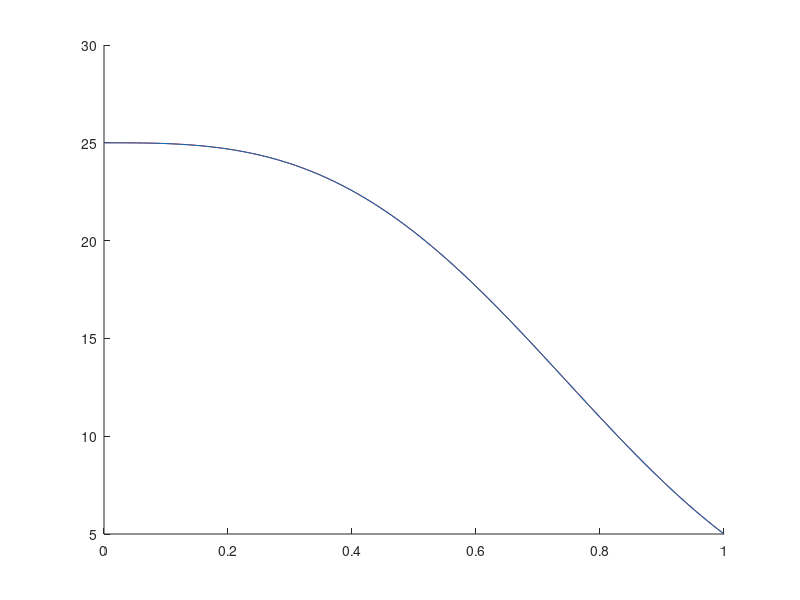
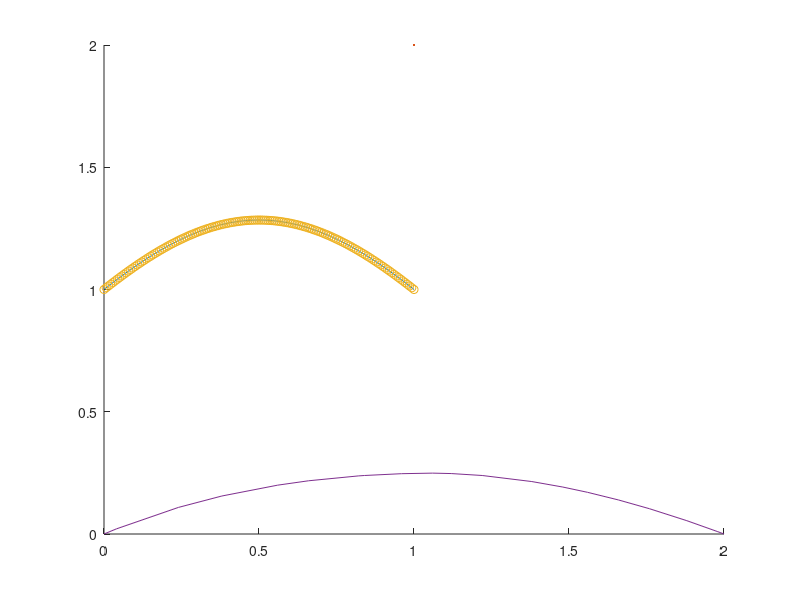

Write the MATLAB code that produced these figures, in order.
%% 1 esercizio con richiamo
clc
clear
close all

intervalli = 110;

BC = [0 -15*log(5)];

a = 0;
b = 1;

mu = 1;

h = (b-a)/intervalli;

uni = ones(intervalli+1, 1);

d = 2*mu/h.*uni;
d(1) = d(1)/2;
d(end) = d(end)/2;

d1 = -mu/h.*uni;

x = linspace(a, b, intervalli+1)';

A = spdiags([d, d1, d1], [0 1 -1], intervalli+1, intervalli+1);


gamma_f = @(x) 9.*x.^4.*log(5)^2 - 6.*x.*log(5);

xMedi = (x(2:end) + x(1:end-1))/2;

d = h/3 * (gamma_f(xMedi(1:end-1)) + gamma_f(xMedi(2:end)) );
d = [h/3*gamma_f(xMedi(1)); d; h/3*gamma_f(xMedi(end))];
d1 = h/6*gamma_f(xMedi(1:end));

A_richiamo = spdiags([d,  [0;d1], [d1;0]], [0 1 -1], intervalli+1, intervalli+1);

A_tot = A+A_richiamo;

b = zeros(length(x),1);

b(1) = b(1)-BC(1);
b(end) = b(end)+BC(end);

u = A_tot\b;

uex = @(x) 5.^(2-x.^3);

abs(u(end) - uex(1))


%% 1 test
clc
clear
close all
intervalli = 110;

BC = [0 -15*log(5)];

a = 0;
b = 1;

mu = 1;
gamma_f = @(x) 9.*x.^4.*log(5)^2 - 6.*x.*log(5);

N = intervalli+1
h = (b-a)/(N-1);
x = linspace(a,b,N)';
uni = ones(N,1);
d = 2*mu/h*uni;
d(1) = d(1)/2;
d(end) = d(end)/2;

d1 = -mu/h*uni;


A = spdiags([d, d1, d1], [0 1 -1], N, N);

xMedi = (x(2:end) + x(1:end-1))/2;

dgamma = 1/3 * (gamma_f(xMedi(1:end-1)) + gamma_f(xMedi(2:end)))*h;
dgamma = [gamma_f(xMedi(1))/3*h; dgamma; gamma_f(xMedi(end))*h/3];


dgamma1 = 1/6 * gamma_f(xMedi(1:end)) * h;

A_gamma = spdiags([dgamma, [0;dgamma1], [dgamma1;0]], [0 1 -1], N, N);

b = zeros(N, 1);

b(1) = b(1) * h/2 - BC(1);
b(end) = b(end) * h/2 + BC(2);



u = (A+A_gamma)\b;
figure
hold on

plot(x,u, "r")

u_esatta = @(x) 5.^(2-x.^3);

abs(u(end) - u_esatta(1))
plot(x, u_esatta(x))

%% 2
clc
clear
close all


f = @(x) 3.*cos(x)+ (1-x).*cos(x);

mu = 1;

a = 1;
b = 2;


x = [1 1.19 1.22 1.39 1.47 1.5 1.66 1.79 1.81 1.92 2]';

% neumann a dx
BC = [2 0];

h = diff(x);

d = mu./h(1:end-1) + mu./h(2:end);

d = [d; mu/h(end)];

% !!! fare attenzione a mettere il . !!!
d1 = -mu./h(2:end);

nodi = length(x)-1;
A = spdiags([d, [0;d1], [d1;0]], [0 1 -1], nodi, nodi);

b = f(x(2:end-1))/2 .* ((h(1:end-1) + h(2:end)));

b = [b; f(x(end)) * h(end)/2 + BC(2)];

b(1) = b(1) + mu/h(1)*BC(1);

u = [BC(1); A\b];

u(find(x==1.47))

%% 3

clc
clear
close all

mu = 1;

BC = [0 0];


f = @(x) 3.*cos(x)+ (3-x.^3).*cos(x); 

x = [0 0.39 0.4 0.61 0.82 1.09 1.23 1.41 1.69 1.9 2]';

h = diff(x);

d = mu./h(1:end-1) + mu./h(2:end);

d1 = -mu./h(2:end-1);

nodi = length(x)-2;
A = spdiags([d, [0;d1], [d1;0]], [0 1 -1], nodi, nodi);

b = f(x(2:end-1))/2 .* (h(1:end-1) + h(2:end));

u = [BC(1); A\b; BC(2)];

u(find(x==0.82))

%% 4

clc
clear
close all


mu = 1;
a = 0;
b = 2;

BC = [0 0];

f = @(x) 2.*sin(x)+sqrt(x+2).*cos(x);

x = [0 0.27 0.53 0.65 0.88 1.07 1.26 1.59 1.63 1.92 2]';

h = diff(x);

d = mu./h(1:end-1) + mu./h(2:end);

d1 = -mu./h(2:end-1);

nodi = length(x)-2;
A = spdiags([d, [0;d1], [d1;0]], [0 1 -1], nodi, nodi);

b = f(x(2:end-1))/2 .* (h(1:end-1) + h(2:end));

u = [BC(1); A\b; BC(2)];

u(find(x==1.59))

%% round 2

%% 1

clc
clear
close all

mu = 1;
a = 0;
b = 1;

f = @(x) 3.*cos(x) + (3-x.^3).*sin(x);

x = [0 0.11 0.25 0.36 0.49 0.52 0.6 0.77 0.82 0.92 1]';

h = diff(x);

d = mu./h(1:end-1) + mu./h(2:end);

d1 = -mu./h(2:end-1);

N = length(x)-2;
A = spdiags([d, [0;d1], [d1;0]], [0 1 -1], N, N);

b = f(x(2:end-1))/2 .* (h(1:end-1) + h(2:end));

% non serve modificare B visto che ho dirichlet omogeneo

u = [0; A\b; 0];

u(find(x==0.36))


%% 2

clc
clear
close all

f = @(x) 3.*cos(x) + (3-x.^3).*cos(x);

x = [1 1.25 1.43 1.62 1.98 2.07 2.35 2.54 2.67 2.82 3]';

h = diff(x);

mu = 1;

d = mu./h(1:end-1) + mu./h(2:end);

d1 = -mu./h(2:end-1);

N = length(x)-2;
A = spdiags([d, [0;d1], [d1;0]], [0 1 -1], N, N);

b = f(x(2:end-1))/2 .* (h(1:end-1) + h(2:end));

u = [0; A\b; 0];

u(find(x==1.43))


%% 3
clc
clear
close all


mu = 1;

f = @(x) 2.*sin(x) + (1-x).*sin(x);

% neumann a dx
BC = [0 2];

x = [0 0.3 0.54 0.73 0.95 1.01 1.24 1.53 1.76 1.95 2]';

h = diff(x);

d = mu./h(1:end-1) + mu./h(2:end);

d = [d; mu./h(end)];

d1 = -mu./h(2:end);

N = length(x)-1;
A = spdiags([d, [0;d1], [d1;0]], [0 1 -1], N, N);


b = f(x(2:end-1))/2 .* (h(1:end-1) + h(2:end));

b = [b; f(x(end))/2 * h(end) + BC(2)];

u = [BC(1); A\b];

u(find(x==1.01))


%% 4

clc
clear 
close all

BC = [1 -1];

gamma_f = @(x) ((1-2.*x).^2 - 2);

mu =1;

intervalli = 140;
a = 0;
b = 1;
x = linspace(a, b, intervalli+1)';

h = 1/intervalli;

d = 2*mu/h * ones(length(x)-2,1);

d = [mu./h; d; mu./h];

d1 = -mu./h*ones(length(x)-1, 1);

A = spdiags([d, [0;d1], [d1;0]], [0 1 -1], intervalli+1, intervalli+1);

xMedi = (x(2:end) + x(1:end-1))/2;

d_gamma = h/3 * (gamma_f(xMedi(1:end-1)) + gamma_f(xMedi(2:end)));

d_gamma = [h/3 * gamma_f(xMedi(1)); d_gamma; h/3 * gamma_f(xMedi(end))];
d1_gamma = 1/6 *gamma_f(xMedi(1:end)) *h;

A_gamma = spdiags([d_gamma, [0;d1_gamma], [d1_gamma;0]], [0 1 -1], intervalli+1, intervalli+1);


A_tot = A+A_gamma;

b = zeros(intervalli+1, 1);

b(1) = -BC(1);
b(end) = +BC(end);
u = A_tot\b;

u_esatta = @(x) exp(x-x.^2);


figure 
hold on

plot(x, u, LineWidth=2)
plot(x, u_esatta(x), "o")



abs(u(end)-u_esatta(1))


%% tema esame

clc
clear
close all

L = 2;
x = L.*[0 0.02 0.12 0.19 0.28 0.33 0.41 0.42 0.48 0.53 0.56 0.61 0.69 0.74 0.78 0.83 0.88 0.94 0.99 1]';

f = @(x) 1+1.*(x>L/2);

mu_f = @(x) 2+x;
h = diff(x);

xMedi = (x(2:end) + x(1:end-1))/2;

muVal = mu_f(xMedi);

d = muVal(1:end-1)./h(1:end-1) + muVal(2:end)./h(2:end);

d1 = -muVal(2:end-1)./h(2:end-1);

N = length(x)-2;
A = spdiags([d, [0;d1], [d1;0]], [0 1 -1], N, N);

b = f(x(2:end-1))/2 .* (h(1:end-1) + h(2:end));

u = [0; A\b; 0];

plot(x,u)
% più di 0.2466, meno di 0.24899 -> 0.247, OK
